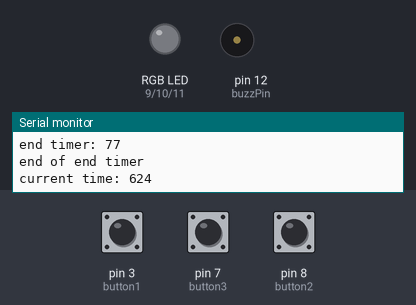
Bench run of a sketch on a simulated Arduino Uno, built with avr-gcc and run on an emulated ATmega328P. On the bench: an RGB LED mixed from three pins (HIGH = lit), buzzer (waves = sounding, pin HIGH), the last lines printed to the serial monitor. Wiring (inferred from the names in the program): DS3231 clock at I2C address 0x68. Dashed ring = blinking. Inputs (shaded band) come from the test bench; at power-on: pin 3 (button1) LOW, pin 7 (button3) LOW, pin 8 (button2) LOW. The local clock reads 2024-03-15 10:24:30 at power-on unless the sketch sets it.

Above: at 1.2 s.
1.3 s: pin 3 (button1) pulled HIGH for 1 s
At 1.7 s:
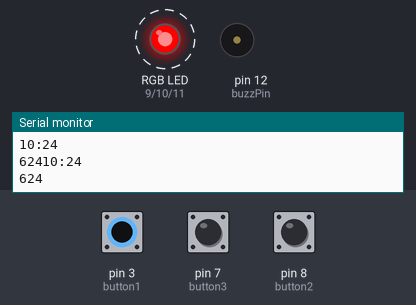
3.8 s: pin 7 (button3) pulled HIGH for 3.2 s
At 4.19 s:
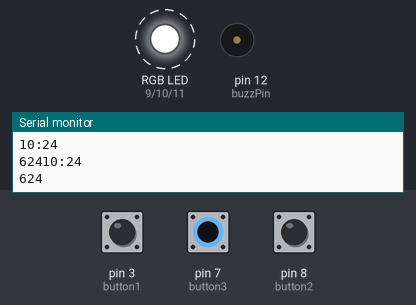
8.5 s: pin 8 (button2) pulled HIGH for 3.2 s
At 12.8 s:
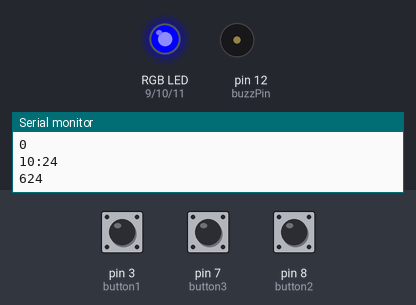
13.2 s: pin 7 (button3) pulled HIGH for 1 s
At 15.0 s:
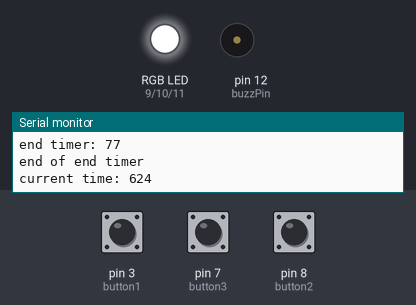
15.7 s: pin 3 (button1) pulled HIGH for 0.15 s
18.8 s: pin 8 (button2) pulled HIGH for 1 s
At 19.41 s:
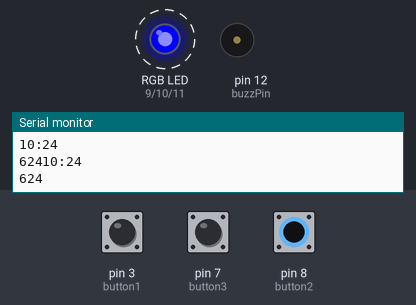
Timing chart, 0 to 21.8 s (numbered marks = the images above; inputs shaded):
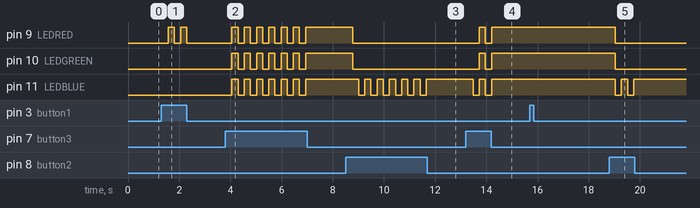

The sketch:

_4_button_timer.ino
```cpp
//3 Button Timer
/********************************
There are 3 buttons with separate timers.  1 push to start the timer for the event,
hold to stop the alarm (before or after it goes off).
An RGB LED goes off as well as a buzzer melody for the alarm.

Requires RTC module, 3 buttons, 1 RGB LED, 1 buzzer, various resistors, breadboard/protoboard, jumper wires
*********************************/

#include "Wire.h"
#define DS3231_I2C_ADDRESS 0x68
// Convert normal decimal numbers to binary coded decimal
byte decToBcd(byte val)
{
  return ( (val / 10 * 16) + (val % 10) );
}
// Convert binary coded decimal to normal decimal numbers
byte bcdToDec(byte val)
{
  return ( (val / 16 * 10) + (val % 16) );
}

const int button1 = 3;   //Washer Red
const int button2 = 8;   //Dryer Blue
const int button3 = 7;   //Dishwasher White

//These are the time thresholds
const int timer1 = 77; //dryer
const int timer2 = 40; //washer
const int timer3 = 10;

const int buzzPin = 12;  //buzzer is plugged in here

const int LEDRED = 9;
const int LEDBLUE = 11;
const int LEDGREEN = 10;


/*************************************************
 * Public Constants
 * Notes for Buzz Song
 *************************************************/

#define NOTE_B0  31
#define NOTE_C1  33
#define NOTE_CS1 35
#define NOTE_D1  37
#define NOTE_DS1 39
#define NOTE_E1  41
#define NOTE_F1  44
#define NOTE_FS1 46
#define NOTE_G1  49
#define NOTE_GS1 52
#define NOTE_A1  55
#define NOTE_AS1 58
#define NOTE_B1  62
#define NOTE_C2  65
#define NOTE_CS2 69
#define NOTE_D2  73
#define NOTE_DS2 78
#define NOTE_E2  82
#define NOTE_F2  87
#define NOTE_FS2 93
#define NOTE_G2  98
#define NOTE_GS2 104
#define NOTE_A2  110
#define NOTE_AS2 117
#define NOTE_B2  123
#define NOTE_C3  131
#define NOTE_CS3 139
#define NOTE_D3  147
#define NOTE_DS3 156
#define NOTE_E3  165
#define NOTE_F3  175
#define NOTE_FS3 185
#define NOTE_G3  196
#define NOTE_GS3 208
#define NOTE_A3  220
#define NOTE_AS3 233
#define NOTE_B3  247
#define NOTE_C4  262
#define NOTE_CS4 277
#define NOTE_D4  294
#define NOTE_DS4 311
#define NOTE_E4  330
#define NOTE_F4  349
#define NOTE_FS4 370
#define NOTE_G4  392
#define NOTE_GS4 415
#define NOTE_A4  440
#define NOTE_AS4 466
#define NOTE_B4  494
#define NOTE_C5  523
#define NOTE_CS5 554
#define NOTE_D5  587
#define NOTE_DS5 622
#define NOTE_E5  659
#define NOTE_F5  698
#define NOTE_FS5 740
#define NOTE_G5  784
#define NOTE_GS5 831
#define NOTE_A5  880
#define NOTE_AS5 932
#define NOTE_B5  988
#define NOTE_C6  1047
#define NOTE_CS6 1109
#define NOTE_D6  1175
#define NOTE_DS6 1245
#define NOTE_E6  1319
#define NOTE_F6  1397
#define NOTE_FS6 1480
#define NOTE_G6  1568
#define NOTE_GS6 1661
#define NOTE_A6  1760
#define NOTE_AS6 1865
#define NOTE_B6  1976
#define NOTE_C7  2093
#define NOTE_CS7 2217
#define NOTE_D7  2349
#define NOTE_DS7 2489
#define NOTE_E7  2637
#define NOTE_F7  2794
#define NOTE_FS7 2960
#define NOTE_G7  3136
#define NOTE_GS7 3322
#define NOTE_A7  3520
#define NOTE_AS7 3729
#define NOTE_B7  3951
#define NOTE_C8  4186
#define NOTE_CS8 4435
#define NOTE_D8  4699
#define NOTE_DS8 4978

#define melodyPin 12
//Mario main theme melody
int melody[] = {
  NOTE_E7, NOTE_E7, 0, NOTE_E7,
  0, NOTE_C7, NOTE_E7, 0,
  NOTE_G7, 0, 0,  0,
  NOTE_G6, 0, 0, 0,

  NOTE_C7, 0, 0, NOTE_G6,
  0, 0, NOTE_E6, 0,
  0, NOTE_A6, 0, NOTE_B6,
  0, NOTE_AS6, NOTE_A6, 0,

  NOTE_G6, NOTE_E7, NOTE_G7,
  NOTE_A7, 0, NOTE_F7, NOTE_G7,
  0, NOTE_E7, 0, NOTE_C7,
  NOTE_D7, NOTE_B6, 0, 0,

  NOTE_C7, 0, 0, NOTE_G6,
  0, 0, NOTE_E6, 0,
  0, NOTE_A6, 0, NOTE_B6,
  0, NOTE_AS6, NOTE_A6, 0,

  NOTE_G6, NOTE_E7, NOTE_G7,
  NOTE_A7, 0, NOTE_F7, NOTE_G7,
  0, NOTE_E7, 0, NOTE_C7,
  NOTE_D7, NOTE_B6, 0, 0
};
//Mario main them tempo
int tempo[] = {
  12, 12, 12, 12,
  12, 12, 12, 12,
  12, 12, 12, 12,
  12, 12, 12, 12,

  12, 12, 12, 12,
  12, 12, 12, 12,
  12, 12, 12, 12,
  12, 12, 12, 12,

  9, 9, 9,
  12, 12, 12, 12,
  12, 12, 12, 12,
  12, 12, 12, 12,

  12, 12, 12, 12,
  12, 12, 12, 12,
  12, 12, 12, 12,
  12, 12, 12, 12,

  9, 9, 9,
  12, 12, 12, 12,
  12, 12, 12, 12,
  12, 12, 12, 12,
};
//Underworld melody
int underworld_melody[] = {
  NOTE_C4, NOTE_C5, NOTE_A3, NOTE_A4,
  NOTE_AS3, NOTE_AS4, 0,
  0,
  NOTE_C4, NOTE_C5, NOTE_A3, NOTE_A4,
  NOTE_AS3, NOTE_AS4, 0,
  0,
  NOTE_F3, NOTE_F4, NOTE_D3, NOTE_D4,
  NOTE_DS3, NOTE_DS4, 0,
  0,
  NOTE_F3, NOTE_F4, NOTE_D3, NOTE_D4,
  NOTE_DS3, NOTE_DS4, 0,
  0, NOTE_DS4, NOTE_CS4, NOTE_D4,
  NOTE_CS4, NOTE_DS4,
  NOTE_DS4, NOTE_GS3,
  NOTE_G3, NOTE_CS4,
  NOTE_C4, NOTE_FS4, NOTE_F4, NOTE_E3, NOTE_AS4, NOTE_A4,
  NOTE_GS4, NOTE_DS4, NOTE_B3,
  NOTE_AS3, NOTE_A3, NOTE_GS3,
  0, 0, 0
};
//Underwolrd tempo
int underworld_tempo[] = {
  12, 12, 12, 12,
  12, 12, 6,
  3,
  12, 12, 12, 12,
  12, 12, 6,
  3,
  12, 12, 12, 12,
  12, 12, 6,
  3,
  12, 12, 12, 12,
  12, 12, 6,
  6, 18, 18, 18,
  6, 6,
  6, 6,
  6, 6,
  18, 18, 18, 18, 18, 18,
  10, 10, 10,
  10, 10, 10,
  3, 3, 3
};
//initial settings for minutes since midnight that timers start
int timer_start1 = 0;
int timer_start2 = 0;
int timer_start3 = 0;
int button_pushed = 0;
void setup()
{
  Wire.begin();
  // set the initial time here:
  // DS3231 seconds, minutes, hours, day, date, month, year
  // setDS3231time(00,53,19,2,14,12,15);
  Serial.begin(9600);
  pinMode(button1, INPUT);
  pinMode(button2, INPUT);
  pinMode(button3, INPUT);
  pinMode(buzzPin, OUTPUT);

  pinMode(LEDRED, OUTPUT);
  pinMode(LEDBLUE, OUTPUT);
  pinMode(LEDGREEN, OUTPUT);

}

void setDS3231time(byte second, byte minute, byte hour, byte dayOfWeek, byte
                   dayOfMonth, byte month, byte year)
{
  // sets time and date data to DS3231
  Wire.beginTransmission(DS3231_I2C_ADDRESS);
  Wire.write(0); // set next input to start at the seconds register
  Wire.write(decToBcd(second)); // set seconds
  Wire.write(decToBcd(minute)); // set minutes
  Wire.write(decToBcd(hour)); // set hours
  Wire.write(decToBcd(dayOfWeek)); // set day of week (1=Sunday, 7=Saturday)
  Wire.write(decToBcd(dayOfMonth)); // set date (1 to 31)
  Wire.write(decToBcd(month)); // set month
  Wire.write(decToBcd(year)); // set year (0 to 99)
  Wire.endTransmission();
}
void readDS3231time(byte *second,
                    byte *minute,
                    byte *hour,
                    byte *dayOfWeek,
                    byte *dayOfMonth,
                    byte *month,
                    byte *year)
{
  Wire.beginTransmission(DS3231_I2C_ADDRESS);
  Wire.write(0); // set DS3231 register pointer to 00h
  Wire.endTransmission();
  Wire.requestFrom(DS3231_I2C_ADDRESS, 7);
  // request seven bytes of data from DS3231 starting from register 00h
  *second = bcdToDec(Wire.read() & 0x7f);
  *minute = bcdToDec(Wire.read());
  *hour = bcdToDec(Wire.read() & 0x3f);
  *dayOfWeek = bcdToDec(Wire.read());
  *dayOfMonth = bcdToDec(Wire.read());
  *month = bcdToDec(Wire.read());
  *year = bcdToDec(Wire.read());
}
int displayTime()
{
  byte second, minute, hour, dayOfWeek, dayOfMonth, month, year;
  // retrieve data from DS3231
  readDS3231time(&second, &minute, &hour, &dayOfWeek, &dayOfMonth, &month,
                 &year);
  // send it to the serial monitor
  Serial.print(hour, DEC);
  // convert the byte variable to a decimal number when displayed
  Serial.print(":");
  if (minute < 10)
  {
    Serial.print("0");
  }
  Serial.print(minute, DEC);
  Serial.print("\n");
  Serial.print(hour * 60 + minute);
  return (hour * 60 + minute);
}

char check_button() {
  char but1 = LOW;
  char but2 = LOW;
  char but3 = LOW;
  char but4 = LOW;

  if (digitalRead(button1) == HIGH) {
    delay(200);
    if (digitalRead(button1) == HIGH) {
      return 1;
    }
    else {
      delay(200);
      return 0;
    }
  }
  else if (digitalRead(button2) == HIGH) {
    delay(200);
    if (digitalRead(button2) == HIGH) {
      return 2;
    }
    else {
      delay(200);
      return 0;
    }
  }
  else if (digitalRead(button3) == HIGH) {
    delay(200);
    if (digitalRead(button3) == HIGH) {
      return 3;
    }
    else {
      delay(200);
      return 0;
    }
  }
  else {
    return 0;
  }
}

void color (unsigned char red, unsigned char green, unsigned char blue)     // the color generating function
{
  analogWrite(LEDRED, red);
  analogWrite(LEDBLUE, blue);
  analogWrite(LEDGREEN, green);
}

void check_timers(int current_time, int end_timer1, int end_timer2, int end_timer3) {
  /**************************************
   * Checks if any timers are done
   * Returns number of timer if complete
   * INPUT: start timers for all 4 timers
   * RETURNS: Number of done timer, otherwise 0
   *************************************/

  Serial.print("\nend timer: ");
  Serial.println(end_timer1);
  Serial.print("end of end timer\n");

  if ((current_time >= end_timer1) && end_timer1 != timer1) {
    //make led light up
    Serial.print("Timer 1 is up!\n");
    color(255, 0, 0); //RED
    end_timer1 = 0;
    make_buzz(1);
    color(0, 0, 0);
  }
  else if ((current_time >= end_timer2) && end_timer2 != timer2) {
    //make led light up
    Serial.print("Timer 2 is up!\n");
    color(0, 0, 255); //Blue
    end_timer2 = 0;
    make_buzz(2);
    color(0, 0, 0);
  }
  else if ((current_time >= end_timer3) && end_timer3 != timer3) {
    //make led light up
    Serial.print("Timer 3 is up!\n");
    color(255, 255, 255); //White
    end_timer3 = 0;
    make_buzz(3);
    color(0, 0, 0);
  }
}

void make_buzz(int button) {
  //spit out buzz noise until button is pushed, then return if pushed.
  int finished = 0;
  Serial.print("make_buzz");
  do {
    finished = sing(button);
  } while (finished == 0);

  return;
}


int song = 0;

int sing(int s) {
  // iterate over the notes of the melody:
  song = s;
  if (song == 1) {
    Serial.println(" 'Underworld Theme'");
    int size = sizeof(underworld_melody) / sizeof(int);
    for (int thisNote = 0; thisNote < size; thisNote++) {
      if (digitalRead(button1) == HIGH || digitalRead(button2) == HIGH || digitalRead(button3) == HIGH) {
        Serial.println("stopped alarm");
        return 1;
      }

      // to calculate the note duration, take one second
      // divided by the note type.
      //e.g. quarter note = 1000 / 4, eighth note = 1000/8, etc.
      int noteDuration = 1000 / underworld_tempo[thisNote];

      buzz(melodyPin, underworld_melody[thisNote], noteDuration);

      // to distinguish the notes, set a minimum time between them.
      // the note's duration + 30% seems to work well:
      int pauseBetweenNotes = noteDuration * 1.30;
      delay(pauseBetweenNotes);

      // stop the tone playing:
      buzz(melodyPin, 0, noteDuration);

    }

  } else {

    Serial.println(" 'Mario Theme'");
    int size = sizeof(melody) / sizeof(int);
    for (int thisNote = 0; thisNote < size; thisNote++) {
      if (digitalRead(button1) == HIGH || digitalRead(button2) == HIGH || digitalRead(button3) == HIGH) {
        Serial.println("stopped alarm");
        return 1;
      }

      // to calculate the note duration, take one second
      // divided by the note type.
      //e.g. quarter note = 1000 / 4, eighth note = 1000/8, etc.
      int noteDuration = 1000 / tempo[thisNote];

      buzz(melodyPin, melody[thisNote], noteDuration);

      // to distinguish the notes, set a minimum time between them.
      // the note's duration + 30% seems to work well:
      int pauseBetweenNotes = noteDuration * 1.30;
      delay(pauseBetweenNotes);

      // stop the tone playing:
      buzz(melodyPin, 0, noteDuration);

    }
  }
}

void buzz(int targetPin, long frequency, long length) {
  //digitalWrite(13, HIGH);
  long delayValue = 1000000 / frequency / 2; // calculate the delay value between transitions
  //// 1 second's worth of microseconds, divided by the frequency, then split in half since
  //// there are two phases to each cycle
  long numCycles = frequency * length / 1000; // calculate the number of cycles for proper timing
  //// multiply frequency, which is really cycles per second, by the number of seconds to
  //// get the total number of cycles to produce
  for (long i = 0; i < numCycles; i++) { // for the calculated length of time...
    digitalWrite(targetPin, HIGH); // write the buzzer pin high to push out the diaphram
    delayMicroseconds(delayValue); // wait for the calculated delay value
    digitalWrite(targetPin, LOW); // write the buzzer pin low to pull back the diaphram
    delayMicroseconds(delayValue); // wait again or the calculated delay value
  }
  //digitalWrite(13, LOW);

}

void loop()
{
  int current_time = displayTime();
  do {
    current_time = displayTime();
    button_pushed = check_button();
    check_timers(current_time, timer_start1 + timer1, timer_start2 + timer2, timer_start3 + timer3);
    Serial.print("current time: ");
    Serial.println(current_time);
    Serial.println(button_pushed);
  } while (button_pushed == 0); //no button pushes

  if (button_pushed == 1) {
    Serial.print("button1 pushed");
    if (timer_start1 == 0 && current_time != 0) { //not started yet
      Serial.print("Timer 1 Started\n");
      color(255, 0, 0); //RED
      timer_start1 = current_time;
    }
    else if (timer_start1 == 0 && current_time == 0) {//midnight and started
      Serial.print("Timer 1 Started Midnight \n");
      color(255, 0, 0);
      timer_start1 = current_time;
    }
    else {
      Serial.print("Timer 1 Stopped\n");
      color(0, 0, 0);
      timer_start1 = 0;  //stop alarm
    }
  }
  if (button_pushed == 2) {
    Serial.print("button2 pushed");
    if (timer_start2 == 0 && current_time != 0) { //not started yet
      Serial.print("Timer 2 Started\n");
      color(0, 0, 255); //Blue
      timer_start2 = current_time;
    }
    else if (timer_start2 == 0 && current_time == 0) {//midnight and started
      Serial.print("Timer 2 Started Midnight \n");
      color(0, 0, 255);
      timer_start2 = current_time;
    }
    else {
      Serial.print("Timer 2 Stopped\n");
      color(0, 0, 0);
      timer_start2 = 0;  //stop alarm
    }
  }
  if (button_pushed == 3) {
    Serial.print("button3 pushed");
    if (timer_start3 == 0 && current_time != 0) { //not started yet
      Serial.print("Timer 3 Started\n");
      color(255, 255, 255); //White
      timer_start3 = current_time;
    }
    else if (timer_start3 == 0 && current_time == 0) {//midnight and started
      Serial.print("Timer 3 Started Midnight \n");
      color(255, 255, 255);
      timer_start3 = current_time;
    }
    else {
      Serial.print("Timer 3 Stopped\n");
      color(0, 0, 0);
      timer_start3 = 0;  //stop alarm
    }
  }
}
```

Measured:
- after the input at 1.3 s, pin 9 (LEDRED): alternates HIGH for 0.24 s and LOW for 0.24 s, 4 changes in all, then stays LOW, starting after 0.27 s
- after the input at 3.8 s, pin 9 (LEDRED), pin 10 (LEDGREEN), pin 11 (LEDBLUE): alternates HIGH for 0.24 s and LOW for 0.24 s, 13 changes in all, then stays HIGH, starting after 0.26 s
- after the input at 8.5 s, pin 9 (LEDRED), pin 10 (LEDGREEN): HIGH → LOW after 0.27 s; pin 11 (LEDBLUE): alternates HIGH for 0.24 s and LOW for 0.24 s, 12 changes in all, then stays HIGH, starting after 0.51 s
- after the input at 13.2 s, pin 9 (LEDRED), pin 10 (LEDGREEN): LOW → HIGH after 0.53 s, → LOW 0.24 s later, → HIGH 0.24 s later; pin 11 (LEDBLUE): alternates HIGH for 0.24 s and LOW for 0.24 s, 4 changes in all, then stays HIGH, starting after 0.29 s
- after the input at 18.8 s, pin 9 (LEDRED), pin 10 (LEDGREEN): HIGH → LOW after 0.24 s; pin 11 (LEDBLUE): alternates HIGH for 0.24 s and LOW for 0.24 s, 4 changes in all, then stays HIGH, starting after 0.24 s
